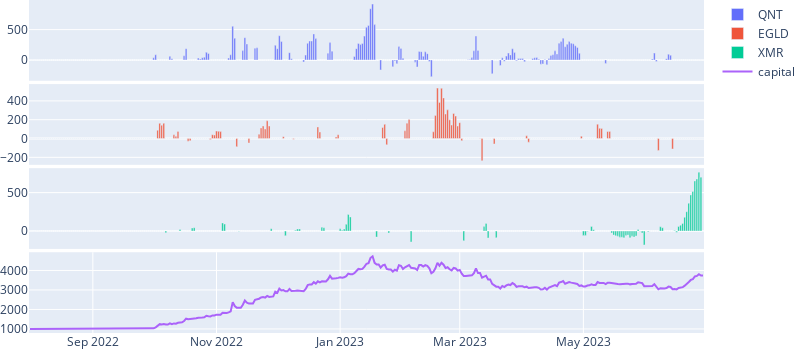

Here is the notebook cell this chart was saved with:
### Code cell
w.report.plot("pnl", True)

### Figure 1 — Plotly figure (JSON) as saved in the notebook; plotly's stock layout.template omitted (floating-point values rounded to 4 significant figures; data arrays with more than 128 entries replaced by an {"elided": "..."} marker saying what was removed)
{"data": [{"name": "QNT", "type": "bar", "x": {"elided": "333 str values"}, "xaxis": "x", "y": {"elided": "333 float values"}, "yaxis": "y"}, {"name": "EGLD", "type": "bar", "x": {"elided": "333 str values"}, "xaxis": "x2", "y": {"elided": "333 float values"}, "yaxis": "y2"}, {"name": "XMR", "type": "bar", "x": {"elided": "333 str values"}, "xaxis": "x3", "y": {"elided": "333 float values"}, "yaxis": "y3"}, {"name": "capital", "type": "scatter", "x": {"elided": "333 str values"}, "xaxis": "x4", "y": {"elided": "333 float values"}, "yaxis": "y4"}], "layout": {"height": 350, "margin": {"b": 0, "l": 0, "t": 0}, "width": 800, "xaxis": {"anchor": "y", "domain": [0, 1], "matches": "x4", "showticklabels": false}, "xaxis2": {"anchor": "y2", "domain": [0, 1], "matches": "x4", "showticklabels": false}, "xaxis3": {"anchor": "y3", "domain": [0, 1], "matches": "x4", "showticklabels": false}, "xaxis4": {"anchor": "y4", "domain": [0, 1]}, "yaxis": {"anchor": "x", "domain": [0.7575, 1]}, "yaxis2": {"anchor": "x2", "domain": [0.505, 0.7475]}, "yaxis3": {"anchor": "x3", "domain": [0.2525, 0.495]}, "yaxis4": {"anchor": "x4", "domain": [0, 0.2425]}}}
